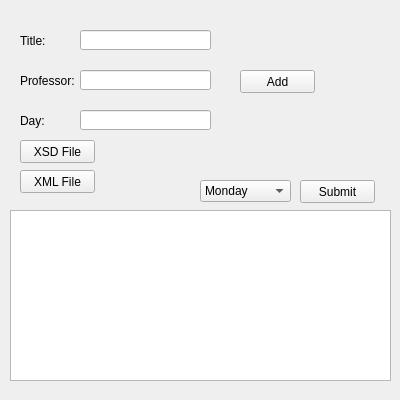
<?xml version="1.0" encoding="UTF-8"?>
<ui version="4.0">
 <class>XML_Win</class>
 <widget class="QMainWindow" name="XML_Win">
  <property name="geometry">
   <rect>
    <x>0</x>
    <y>0</y>
    <width>400</width>
    <height>400</height>
   </rect>
  </property>
  <property name="sizePolicy">
   <sizepolicy hsizetype="Fixed" vsizetype="Fixed">
    <horstretch>0</horstretch>
    <verstretch>0</verstretch>
   </sizepolicy>
  </property>
  <property name="minimumSize">
   <size>
    <width>400</width>
    <height>400</height>
   </size>
  </property>
  <property name="maximumSize">
   <size>
    <width>400</width>
    <height>400</height>
   </size>
  </property>
  <property name="windowTitle">
   <string>Επεξεργασία XML αρχείων</string>
  </property>
  <widget class="QWidget" name="centralwidget">
   <widget class="QPushButton" name="xml_input">
    <property name="geometry">
     <rect>
      <x>20</x>
      <y>170</y>
      <width>75</width>
      <height>23</height>
     </rect>
    </property>
    <property name="text">
     <string>XML File</string>
    </property>
   </widget>
   <widget class="QPushButton" name="xsd_input">
    <property name="geometry">
     <rect>
      <x>20</x>
      <y>140</y>
      <width>75</width>
      <height>23</height>
     </rect>
    </property>
    <property name="text">
     <string>XSD File</string>
    </property>
   </widget>
   <widget class="QTableView" name="Data">
    <property name="geometry">
     <rect>
      <x>10</x>
      <y>210</y>
      <width>381</width>
      <height>171</height>
     </rect>
    </property>
    <property name="autoFillBackground">
     <bool>false</bool>
    </property>
    <property name="showGrid">
     <bool>true</bool>
    </property>
   </widget>
   <widget class="QLabel" name="Lesson">
    <property name="geometry">
     <rect>
      <x>20</x>
      <y>30</y>
      <width>61</width>
      <height>21</height>
     </rect>
    </property>
    <property name="text">
     <string>Title:</string>
    </property>
   </widget>
   <widget class="QLabel" name="Professor">
    <property name="geometry">
     <rect>
      <x>20</x>
      <y>70</y>
      <width>61</width>
      <height>21</height>
     </rect>
    </property>
    <property name="text">
     <string>Professor:</string>
    </property>
   </widget>
   <widget class="QLabel" name="Day">
    <property name="geometry">
     <rect>
      <x>20</x>
      <y>110</y>
      <width>51</width>
      <height>21</height>
     </rect>
    </property>
    <property name="text">
     <string>Day:</string>
    </property>
   </widget>
   <widget class="QLineEdit" name="Lesson_val">
    <property name="geometry">
     <rect>
      <x>80</x>
      <y>30</y>
      <width>131</width>
      <height>20</height>
     </rect>
    </property>
   </widget>
   <widget class="QLineEdit" name="Professor_val">
    <property name="geometry">
     <rect>
      <x>80</x>
      <y>70</y>
      <width>131</width>
      <height>20</height>
     </rect>
    </property>
   </widget>
   <widget class="QLineEdit" name="Day_val">
    <property name="geometry">
     <rect>
      <x>80</x>
      <y>110</y>
      <width>131</width>
      <height>20</height>
     </rect>
    </property>
   </widget>
   <widget class="QPushButton" name="add_to_xml">
    <property name="geometry">
     <rect>
      <x>240</x>
      <y>70</y>
      <width>75</width>
      <height>23</height>
     </rect>
    </property>
    <property name="text">
     <string>Add</string>
    </property>
   </widget>
   <widget class="QComboBox" name="filter">
    <property name="geometry">
     <rect>
      <x>200</x>
      <y>180</y>
      <width>91</width>
      <height>22</height>
     </rect>
    </property>
    <property name="editable">
     <bool>false</bool>
    </property>
    <item>
     <property name="text">
      <string>Monday</string>
     </property>
    </item>
    <item>
     <property name="text">
      <string>Tuesday</string>
     </property>
    </item>
    <item>
     <property name="text">
      <string>Wednesday</string>
     </property>
    </item>
    <item>
     <property name="text">
      <string>Thursday</string>
     </property>
    </item>
    <item>
     <property name="text">
      <string>Friday</string>
     </property>
    </item>
    <item>
     <property name="text">
      <string>All Days</string>
     </property>
    </item>
   </widget>
   <widget class="QPushButton" name="submit">
    <property name="geometry">
     <rect>
      <x>300</x>
      <y>180</y>
      <width>75</width>
      <height>23</height>
     </rect>
    </property>
    <property name="text">
     <string>Submit</string>
    </property>
   </widget>
  </widget>
 </widget>
 <resources/>
 <connections/>
</ui>
